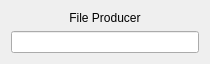
<?xml version="1.0" encoding="UTF-8"?>
<ui version="4.0">
 <class>Widget</class>
 <widget class="QWidget" name="Widget">
  <property name="geometry">
   <rect>
    <x>0</x>
    <y>0</y>
    <width>210</width>
    <height>50</height>
   </rect>
  </property>
  <property name="windowTitle">
   <string>Widget</string>
  </property>
  <layout class="QVBoxLayout" name="verticalLayout">
   <item>
    <widget class="QLabel" name="label">
     <property name="text">
      <string>File Producer</string>
     </property>
     <property name="alignment">
      <set>Qt::AlignCenter</set>
     </property>
    </widget>
   </item>
   <item>
    <widget class="QLineEdit" name="lineEdit"/>
   </item>
  </layout>
 </widget>
 <resources/>
 <connections/>
</ui>
